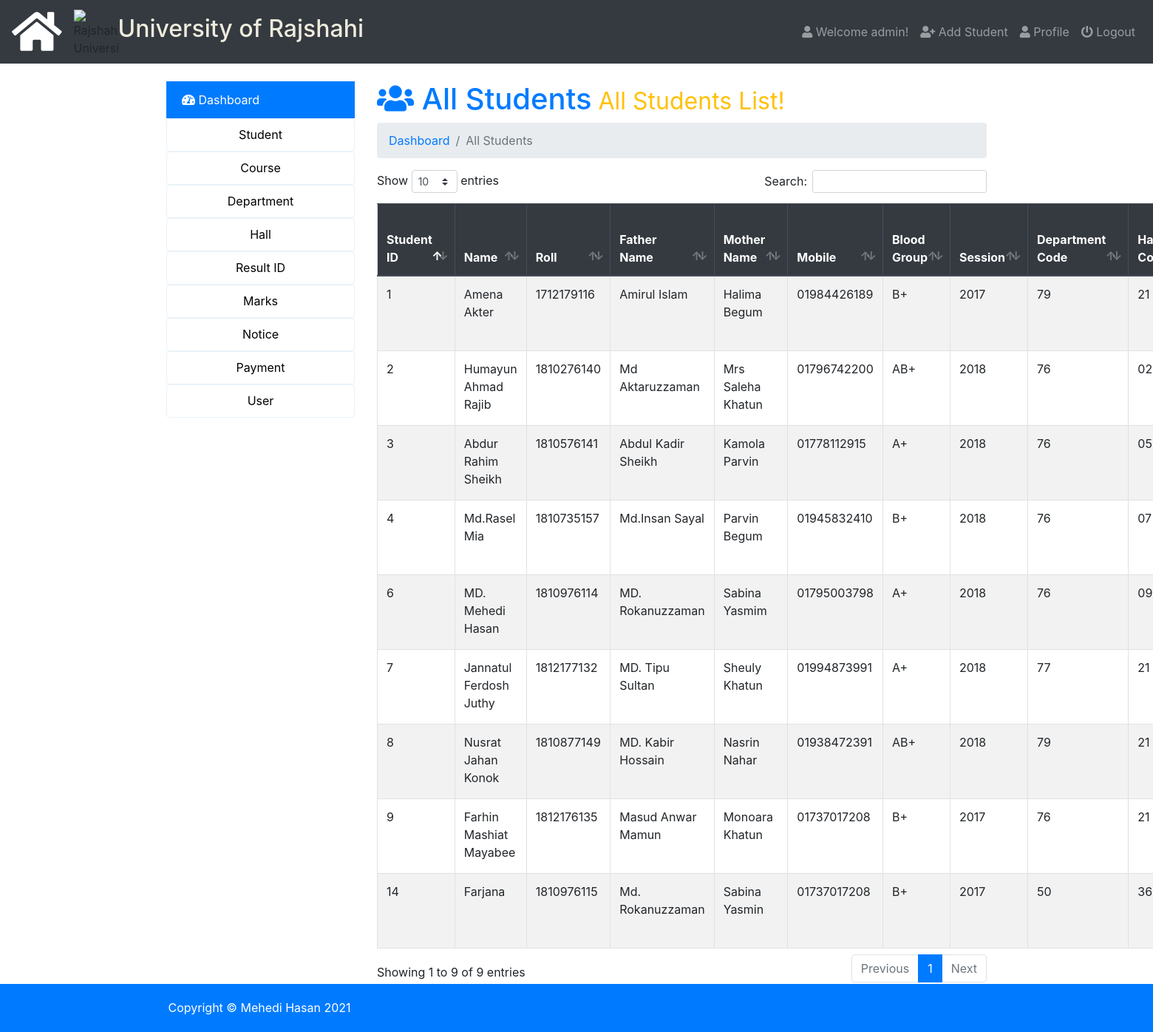
Screenshot of /admin/index.php?page=all-student (signed in) with the database file from the repository.
### tables this page shows
CREATE TABLE `users` (
  `id` int(5) NOT NULL,
  `name` varchar(50) NOT NULL,
  `email` varchar(50) NOT NULL,
  `username` varchar(50) NOT NULL,
  `password` varchar(100) NOT NULL,
  `photo` varchar(50) NOT NULL,
  `status` varchar(12) NOT NULL,
  `datetime` timestamp NOT NULL DEFAULT CURRENT_TIMESTAMP
);

CREATE TABLE `about_me` (
  `about_me_id` int(20) NOT NULL,
  `roll_id` int(20) NOT NULL,
  `name` varchar(40) NOT NULL,
  `name_father` varchar(40) NOT NULL,
  `name_mother` varchar(40) NOT NULL,
  `number` varchar(20) NOT NULL,
  `blood_group` varchar(20) NOT NULL,
  `session` int(20) NOT NULL,
  `department_code` varchar(20) NOT NULL,
  `hall_code` varchar(10) NOT NULL,
  `gender` enum('Male','Female','Other''s') NOT NULL,
  `emergency_number` varchar(20) DEFAULT NULL,
  `emergency_number_holder` varchar(20) DEFAULT NULL,
  `photo` varchar(50) NOT NULL,
  `date_of_birth` date NOT NULL
);

### admin/all-student.php (the view, shortened to what this page needs)
<h1 class="text-primary"><i class="fas fa-users"></i>  All Students<small class="text-warning"> All Students List!</small></h1>
<nav aria-label="breadcrumb">
  <ol class="breadcrumb">
     <li class="breadcrumb-item" aria-current="page"><a href="index.php">Dashboard </a></li>
     <li class="breadcrumb-item active" aria-current="page">All Students</li>
  </ol>
</nav>
<table class="table  table-striped table-hover table-bordered" id="data">
  <thead class="thead-dark">
    <tr>
      <th scope="col">Student ID</th>
      <th scope="col">Name</th>
      <th scope="col">Roll</th>
      <th scope="col">Father Name</th>
      <th scope="col">Mother Name</th>
      <th scope="col">Mobile</th>
      <th scope="col">Blood Group</th>
      <th scope="col">Session</th>
      <th scope="col">Department Code</th>
      <th scope="col">Hall Code</th>
    </tr>
  </thead>
  <tbody>
    <?php
      $query=mysqli_query($db_con,'SELECT * FROM `about_me` ORDER BY `about_me`.`roll_id` ASC;');
      $i=1;
      while ($result = mysqli_fetch_array($query)) { ?>
      <tr>
        <?php
        echo '<td>'.$result['about_me_id'].'</td>
          <td>'.ucwords($result['name']).'</td>
          <td>'.$result['roll_id'].'</td>
          <td>'.$result['name_father'].'</td>
          <td>'.$result['name_mother'].'</td>
          <td>'.$result['number'].'</td>
          <td>'.$result['blood_group'].'</td>
          <td>'.$result['session'].'</td>
          <td>'.$result['department_code'].'</td>
          <td>'.$result['hall_code'].'</td>
          <td>'.$result['gender'].'</td>
          <td>'.$result['emergency_number'].'</td>
          <td>'.$result['emergency_number_holder'].'</td>
          <td><img src="images/'.$result['photo'].'" height="50px"></td>
          <td>'.$result['date_of_birth'].'</td>
          <td>
            <a class="btn btn-xs btn-warning" href="index.php?page=editstudent&id='.base64_encode($result['about_me_id']).'&photo='.base64_encode($result['photo']).'">
              <i class="fa fa-edit"></i></a>
             &nbsp; <a class="btn btn-xs btn-danger" onclick="javascript:confirmationDelete($(this));return false;" href="index.php?page=delete-student&id='.base64_encode($result['about_me_id']).'&photo='.base64_encode($result['photo']).'">
             <i class="fas fa-trash-alt"></i></a></td>';?>
      </tr>
     <?php $i++;} ?>
  </tbody>
</table>

### admin/index.php (shortened to what this page needs)
<?php require_once 'db_con.php';
?>
<!doctype html>
<html lang="en">
  <head>
    <link rel="stylesheet" href="../css/bootstrap.min.css">
    <link rel="stylesheet" href="../css/dataTables.bootstrap4.min.css">
    <link rel="stylesheet" href="../css/fontawesome.min.css">
    <link rel="stylesheet" href="../css/solid.min.css">
    <link rel="stylesheet" href="https://cdnjs.cloudflare.com/ajax/libs/animate.css/4.0.0/animate.min.css"/>
    <link rel="stylesheet" type="text/css" href="../css/style.css">
  </head>
  <body>
<nav class="navbar navbar-expand-lg navbar-dark bg-dark">
  <a class="navbar-brand" href="index.php"><i class="fas fa-home fa-3x"></i></a>
  <img src="../img/ru-logo.png" style="width: 60px;height: 60px;" alt="Rajshahi University">
  <h2 style="color: #eeebdd;">University of Rajshahi</h3>
  <div class="navbar-collapse collapse justify-content-end" id="navbarSupportedContent">
    <?php $showuser = $_SESSION['user_login']; $haha = mysqli_query($db_con,"SELECT * FROM `users` WHERE `username`='$showuser';"); $showrow=mysqli_fetch_array($haha); ?>
    <ul class="nav navbar-nav ">
      <li class="nav-item"><a class="nav-link" href="index.php?page=user-profile"><i class="fa fa-user"></i> Welcome <?php echo $showrow['name']; ?>!</a></li>
      <li class="nav-item"><a class="nav-link" href="index.php?page=add-student"><i class="fa fa-user-plus"></i> Add Student</a></li>
      <li class="nav-item"><a class="nav-link" href="index.php?page=user-profile"><i class="fa fa-user"></i> Profile</a></li>
      <li class="nav-item"><a class="nav-link" href="logout.php"><i class="fa fa-power-off"></i> Logout</a></li>
    </ul>
  </div>
</nav>
<br>
<div class="container">
    <div class="row">
        <div class="col-md-3">
            <div class="list-group">
                <div id="menu-content" class="menu-content collapse out">
                    <a href="index.php?page=dashboard" class="list-group-item list-group-item-action active"><i class="fas fa-tachometer-alt"></i> Dashboard</a>
                    <button  data-toggle="collapse" data-target="#student" class="dropbtn collapsed">Student</button>
                    <button  data-toggle="collapse" data-target="#course" class="dropbtn collapsed">Course</button>
                    <button  data-toggle="collapse" data-target="#department" class="dropbtn collapsed">Department</button>
                    <button  data-toggle="collapse" data-target="#hall" class="dropbtn collapsed">Hall</button>
                    <button  data-toggle="collapse" data-target="#result" class="dropbtn collapsed">Result ID</button>
                    <button  data-toggle="collapse" data-target="#mark" class="dropbtn collapsed">Marks</button>
                    <button  data-toggle="collapse" data-target="#notice" class="dropbtn collapsed">Notice</button>
                    <button  data-toggle="collapse" data-target="#payment" class="dropbtn collapsed">Payment</button>
                    <button  data-toggle="collapse" data-target="#user" class="dropbtn collapsed">User</button>
                </div>
            </div>
        </div>
        <div class="col-md-9">
             <div class="content">
                 <?php
                   if (isset($_GET['page'])) {
                    $page = $_GET['page'].'.php';
                    }else{
                      $page = 'dashboard.php';
                    }
                    if (file_exists($page)) {
                      require_once $page;
                    }else{
                      require_once '404.php';
                    }
                  ?>
             </div>
          </div>
        </div>
    </div>
    <footer>
      <div class="container">
      <p>Copyright &copy; Mehedi Hasan <?php echo date('Y') ?></p>
      </div>
    </footer>
  </body>
</html>

### css/style.css (style rules this page uses)
footer { background: #007BFF; color: #fff; padding: 20px 0px 5px 5px; }

### admin/index.php (style rules this page uses)
.dropbtn { width:100%; height: 45px; border-style: ridge; line-height: 35px; padding: 0 12px; display: inline-block; border-radius: 4px; cursor: pointer; transition: all .1s; box-sizing: border-box; text-align: center; background-color: #fff; border: 1px solid #e9f2f9; font-size: 16px; position: relative; }
.list-group .menu-content { display: block; }

### rows the page displays
users: name "admin"
about_me: about_me_id "1", name "Amena Akter", roll "1712179116", name_father "Amirul Islam", name_mother "Halima Begum", number "01984426189", blood_group "B+", session "2017", department_code "79", hall_code "21"
about_me: about_me_id "2", name "Humayun Ahmad Rajib", roll "1810276140", name_father "Md Aktaruzzaman", name_mother "Mrs Saleha Khatun", number "01796742200", blood_group "AB+", session "2018", department_code "76", hall_code "02"
about_me: about_me_id "3", name "Abdur Rahim Sheikh", roll "1810576141", name_father "Abdul Kadir Sheikh", name_mother "Kamola Parvin", number "01778112915", blood_group "A+", session "2018", department_code "76", hall_code "05"
about_me: about_me_id "4", name "Md.Rasel Mia", roll "1810735157", name_father "Md.Insan Sayal", name_mother "Parvin Begum", number "01945832410", blood_group "B+", session "2018", department_code "76", hall_code "07"
about_me: about_me_id "8", name "Nusrat Jahan Konok", roll "1810877149", name_father "MD. Kabir Hossain", name_mother "Nasrin Nahar", number "01938472391", blood_group "AB+", session "2018", department_code "79", hall_code "21"
about_me: about_me_id "6", name "MD. Mehedi Hasan", roll "1810976114", name_father "MD. Rokanuzzaman", name_mother "Sabina Yasmim", number "01795003798", blood_group "A+", session "2018", department_code "76", hall_code "09"
about_me: about_me_id "14", name "Farjana", roll "1810976115", name_father "Md. Rokanuzzaman", name_mother "Sabina Yasmin", number "01737017208", blood_group "B+", session "2017", department_code "50", hall_code "36"
about_me: about_me_id "9", name "Farhin Mashiat Mayabee", roll "1812176135", name_father "Masud Anwar Mamun", name_mother "Monoara Khatun", number "01737017208", blood_group "B+", session "2017", department_code "76", hall_code "21"
about_me: about_me_id "7", name "Jannatul Ferdosh Juthy", roll "1812177132", name_father "MD. Tipu Sultan", name_mother "Sheuly Khatun", number "01994873991", blood_group "A+", session "2018", department_code "77", hall_code "21"
